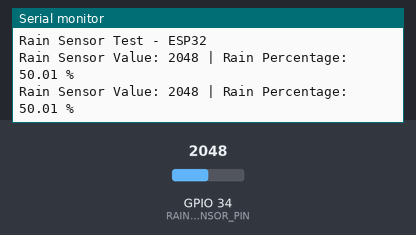
This sketch was run on a simulated ESP32. Parts: the last lines printed to the serial monitor. The inputs (shaded band) are chosen by the test bench; at power-on: GPIO 34 (RAIN_SENSOR_PIN) = 2048.

Above: at 1.8 s.
1.9 s: GPIO 34 (RAIN_SENSOR_PIN) set to 2866
At 2.8 s:
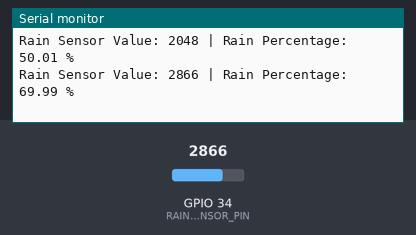
3.4 s: GPIO 34 (RAIN_SENSOR_PIN) set to 3603
At 4.6 s:
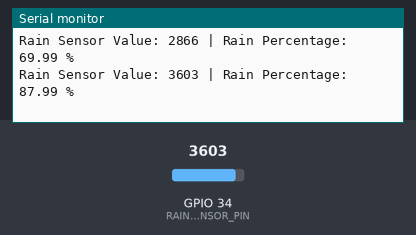
Timing chart, 0 to 6.4 s (numbered marks = the images above; inputs shaded):
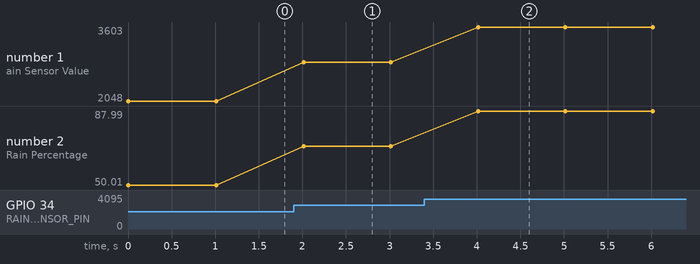

The sketch:

RAIN_SENSOR.ino
```cpp
#define RAIN_SENSOR_PIN 34 // GPIO pin connected to the rain sensor's AO pin

void setup() {
  // Start the serial communication
  Serial.begin(9600);
  Serial.println("Rain Sensor Test - ESP32");
}

void loop() {
  // Read the analog value from the rain sensor
  int rainValue = analogRead(RAIN_SENSOR_PIN);

  // Convert the value to a percentage (assuming 12-bit ADC, 0-4095 range)
  float rainPercentage = (rainValue / 4095.0) * 100.0;

  // Print the readings to the Serial Monitor
  Serial.print("Rain Sensor Value: ");
  Serial.print(rainValue);
  Serial.print(" | Rain Percentage: ");
  Serial.print(rainPercentage);
  Serial.println(" %");

  // Wait for a short delay before reading again
  delay(1000);
}
```

Measured:
- after the input at 1.9 s, the serial monitor: prints a new line after 0.12 s (image 1)
- after the input at 3.4 s, the serial monitor: prints a new line after 0.62 s (image 2)
- plotted number 1: 2048 → 2866 after the input at 1.9 s, 2866 → 3603 after the input at 3.4 s
- plotted number 2: 50.01 → 69.99 after the input at 1.9 s, 69.99 → 87.99 after the input at 3.4 s
